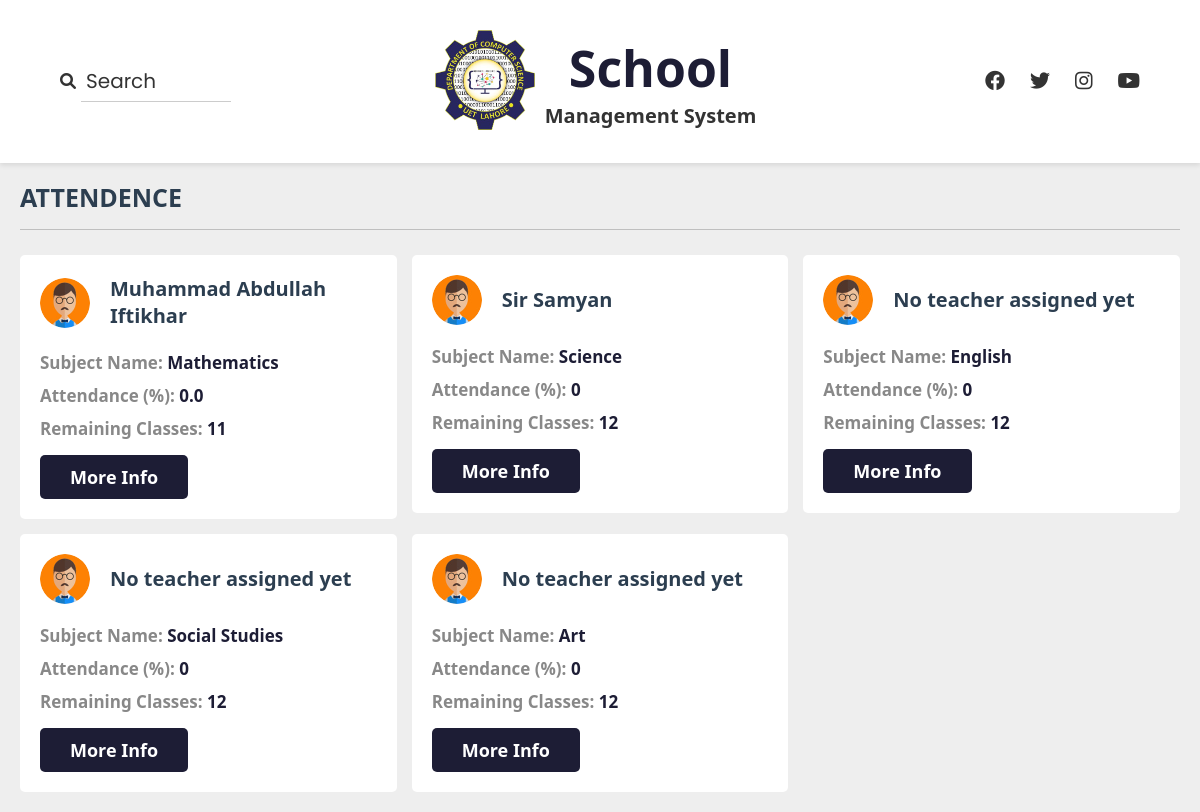
Screenshot of /Student-dashboard/Attendance/ (signed in) with the database file from the repository.
### sms/models.py (models this page shows)
class Curriculum(models.Model):
    grade = models.ForeignKey(Grade, on_delete=models.CASCADE, related_name='curriculums')
    subject = models.CharField(max_length=100, null=True)
    details = models.TextField()
    syllabus_link = models.URLField(max_length=200, blank=True)
    total_classes = models.IntegerField(default=12)
    remaining_attendance = models.IntegerField(default=12)
    def __str__(self):
        return f"{self.grade.grade} - {self.subject}"

### sms/views.py (the view)
# urls.py: path('Student-dashboard/Attendance/', attendance_display_view, name='student_dashboard_attendance'),
def attendance_display_view(request):
    user_id = request.session.get('user_id')
    student = get_object_or_404(Student, user_id=user_id)
    student_grade = student.grade
    curriculums_for_grade = Curriculum.objects.filter(grade=student_grade)
    attendance_data = []
    for curriculum in curriculums_for_grade:
        print(f"first curriculum : {curriculum}")
        attendance_record = Attendance.objects.filter(student=student,teacher_grade_curriculum__curriculum=curriculum).first()
        teacher = TeacherGradeCurriculum.objects.filter(curriculum=curriculum).first()
        if attendance_record:
            total_classes = curriculum.total_classes - curriculum.remaining_attendance
            attended_classes = Attendance.objects.filter(student=student,teacher_grade_curriculum__curriculum=curriculum,is_present=True).count()
            attendance_percentage = round((attended_classes / total_classes) * 100, 2) if total_classes > 0 else 0
            attendance_data.append({
                'teacher_name': f"{teacher.teacher.first_name} {teacher.teacher.last_name}" if teacher else 'No teacher assigned yet',
                'curriculum_subject': curriculum.subject,
                'attendance_percentage': attendance_percentage,
                'remaining_classes': curriculum.remaining_attendance,
                'attendance_exists': True,
                'curriculum_id': curriculum.id,
            })
        else:
            attendance_data.append({
                'teacher_name': f"{teacher.teacher.first_name} {teacher.teacher.last_name}" if teacher else 'No teacher assigned yet',
                'curriculum_subject': curriculum.subject,
                'attendance_percentage': 0,
                'remaining_classes': curriculum.remaining_attendance,
                'attendance_exists': False,
                'curriculum_id': curriculum.id,
            })
    context = {
        'student': student,
        'attendance_data': attendance_data,
    }
    return render(request, 'sms_app/studentDashboard/attendance_display.html', context)

### sms/templates/sms_app/studentDashboard/attendance_display.html (shortened to what this page needs)
{% extends "sms_app/studentDashboard/studentlayout.html" %}
{% load static %}
{% block content %}
<section class="teachers">
   <h1 class="heading" style="padding-top:2rem ;">ATTENDENCE</h1>
   <div class="box-container">
    {% for data in attendance_data %}
      <div class="box">
        <div class="tutor">
          <img src="{% static 'images/pic-3.jpg' %}" alt="Teacher's Picture">
          <div>
            <h3>{{ data.teacher_name }}</h3>
          </div>
        </div>
        <p>Subject Name: <span>{{ data.curriculum_subject }}</span></p>
        <p>Attendance (%): <span>{{ data.attendance_percentage }}</span></p>
        <p>Remaining Classes: <span>{{ data.remaining_classes }}</span></p>
        <a href="{% url 'curriculum_details' data.curriculum_id %}" class="inline-btn">More Info</a>
      </div>
    {% empty %}
      <p>No attendance records found.</p>
    {% endfor %}
  </div>
</section>
{% endblock %}

### sms/static/styles/signinstype.css (style rules this page uses)
* { margin: 0; padding: 0; box-sizing: border-box; }
body, input { font-family: "Poppins", sans-serif; }

### sms/static/styles/style.css (style rules this page uses)
* { margin: 0; padding: 0; box-sizing: border-box; }
body { font-family: "Playfair Display", system-ui, -apple-system, BlinkMacSystemFont, 'Segoe UI', Roboto, Oxygen, Ubuntu, Cantarell, 'Open Sans', 'Helvetica Neue', sans-serif; font-optical-sizing: auto; font-weight: 600; font-style: normal; }
body { padding-top: 140px; }

### sms/static/styles/lms.css (style rules this page uses)
:root { --main-color:#1d1d35; --red:#e74c3c; --orange:#f39c12; --light-color:#888; --light-bg:#eee; --black:#2c3e50; --white:#fff; --border:.1rem solid rgba(0,0,0,.2); }
* { font-family: "Playfair Display", system-ui, -apple-system, BlinkMacSystemFont, 'Segoe UI', Roboto, Oxygen, Ubuntu, Cantarell, 'Open Sans', 'Helvetica Neue', sans-serif; margin:0; padding:0; box-sizing: border-box; outline: none; border:none; text-decoration: none; }
html { font-size: 62.5%; overflow-x: hidden; }
body { background-color: var(--light-bg); padding-left: 30rem; }
section { padding:2rem; margin: 0 auto; max-width: 1200px; }
.heading { font-size: 2.5rem; color:var(--black); margin-bottom: 2.5rem; border-bottom: var(--border); padding-bottom: 1.5rem; text-transform: capitalize; }
.inline-btn, .inline-option-btn, .inline-delete-btn, .btn, .delete-btn, .option-btn { border-radius: .5rem; color:#fff; font-size: 1.8rem; cursor: pointer; text-transform: capitalize; padding:1rem 3rem; text-align: center; margin-top: 1rem; }
.inline-btn, .inline-option-btn, .inline-delete-btn { display: inline-block; }
.btn, .inline-btn { background-color: var(--main-color); }
.teachers .box-container { display: grid; grid-template-columns: repeat(auto-fit, minmax(30rem, 1fr)); gap:1.5rem; justify-content: center; align-items: flex-start; }
.teachers .box-container .box { background-color: var(--white); border-radius: .5rem; padding: 2rem; }
.teachers .box-container .box .tutor { display: flex; align-items: center; gap:2rem; margin-bottom: 1.5rem; }
.teachers .box-container .box .tutor img { height: 5rem; width: 5rem; border-radius: 50%; }
.teachers .box-container .box .tutor h3 { font-size: 2rem; color: var(--black); margin-bottom: .2rem; }
.teachers .box-container .box p { padding: .5rem 0; font-size: 1.7rem; color: var(--light-color); }
.teachers .box-container .box p span { color: var(--main-color); }
@media (max-width:1200px) { body { padding-left: 0; } }

### rows the page displays
Curriculum: curriculum_subject "Mathematics"
Curriculum: curriculum_subject "Science"
Curriculum: curriculum_subject "English"
Curriculum: curriculum_subject "Social Studies"
Curriculum: curriculum_subject "Art"

### other values shown
{{ data.teacher_name }} "Muhammad Abdullah Iftikhar" "Sir Samyan" "No teacher assigned yet" "No teacher assigned yet" "No teacher assigned yet"
{{ data.attendance_percentage }} "0.0" "0" "0" "0" "0"
{{ data.remaining_classes }} "11" "12" "12" "12" "12"
